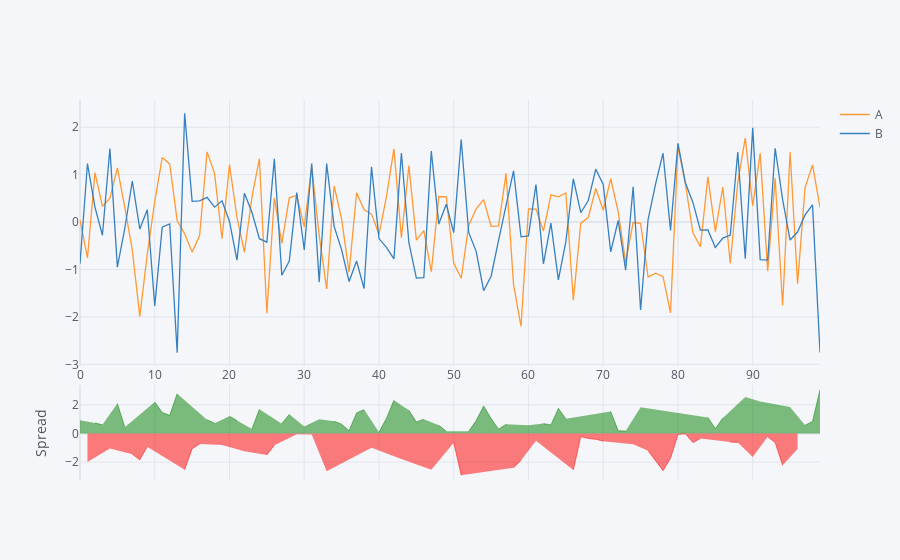

The notebook cell saved with this chart:
### Markdown cell above
## Spread

### Code cell
df[['A', 'B']].iplot(kind='spread')
